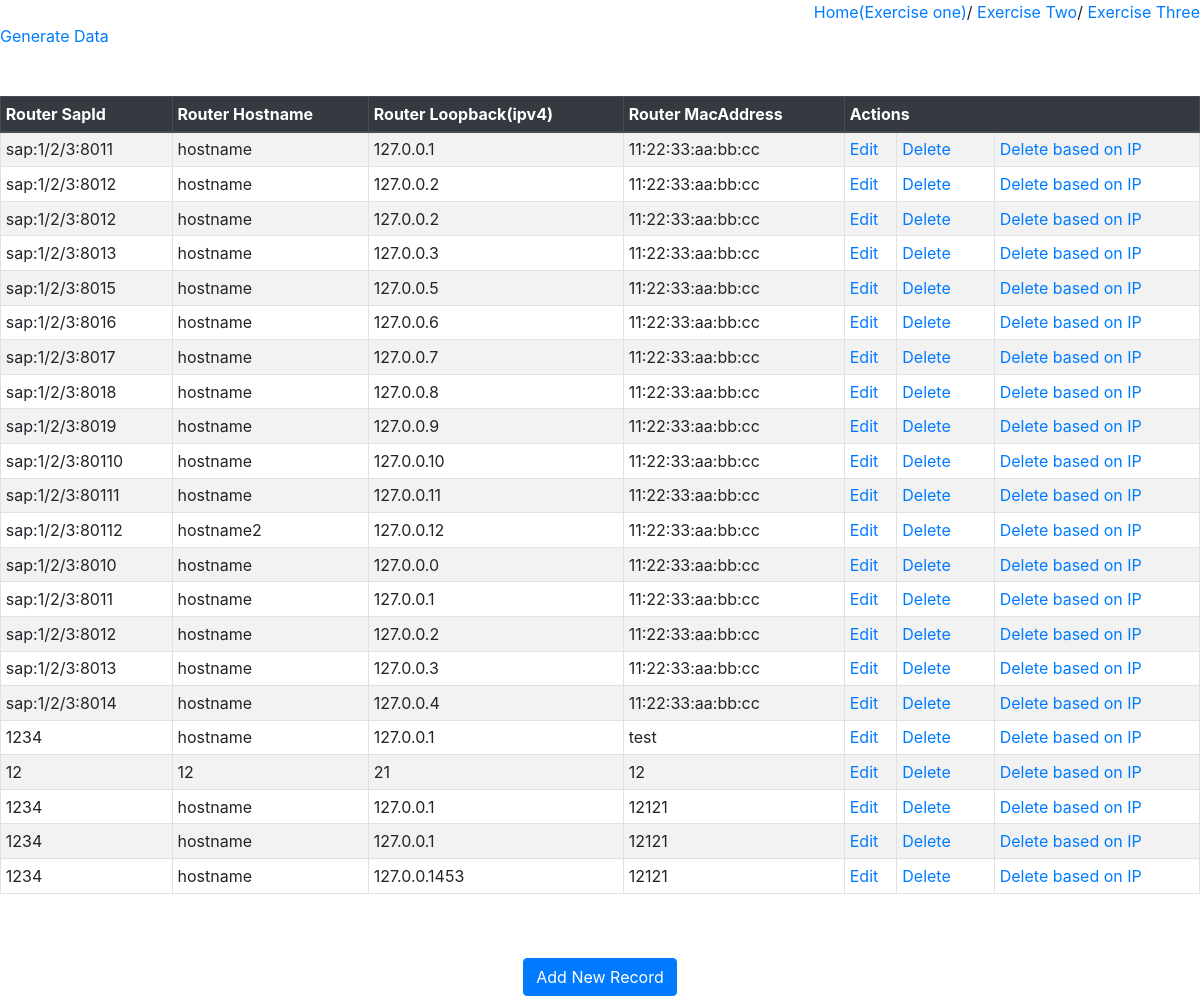
/show/, run on an earlier commit of the app's database.
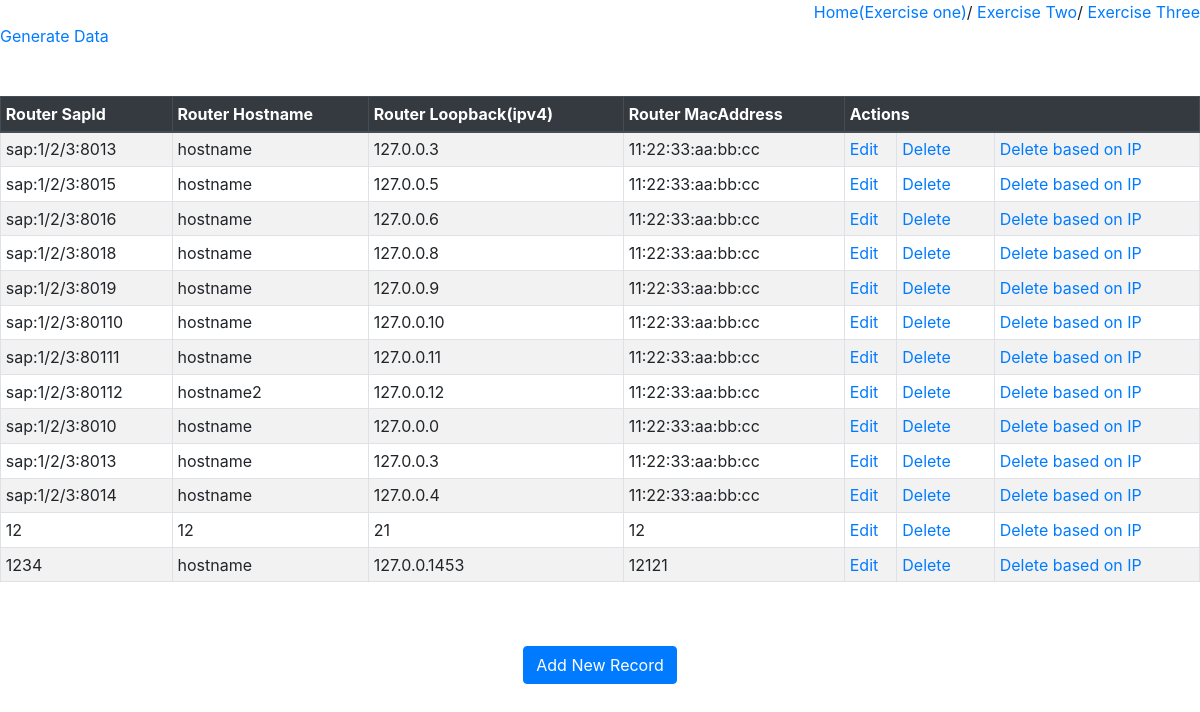
And on a later commit of the database.
### exerciseone/models.py (models this page shows)
class Router(models.Model):
    sapid = models.CharField(max_length=18)# iesSap sap:1/2/3:801
    hostname = models.CharField(max_length=14)# cisco2501
    loopback = models.CharField(max_length=15) # ipv4 127.0.0.1
    macaddress = models.CharField(max_length=17) # 00:11:22:aa:bb:cc
    is_deleted = models.IntegerField(default=0)

### exerciseone/views.py (the view)
# urls.py: path('show/', views.show),
def show(request):
    router = Router.objects.filter(is_deleted=0)
    print(router)
    return render(request,"exerciseone/show.html",{'router':router})

### exerciseone/templates/exerciseone/show.html (shortened to what this page needs)
<!DOCTYPE html>
<html lang="en">
<head>
    <link rel="stylesheet" href="https://stackpath.bootstrapcdn.com/bootstrap/4.5.0/css/bootstrap.min.css">
</head>
<body>
    <div style="float:right">
        <a href="/">Home(Exercise one)</a>/
        <a href="/two/">Exercise Two</a>/
        <a href="/three/">Exercise Three</a>
    </div>
    <div style="clear:both">
        <a href="/generatedata">Generate Data</a>
    </div>
    <br/><br/>
<table class="table table-striped table-bordered table-sm">
    <thead class="thead-dark">
    <tr>
        <th>Router SapId</th>
        <th>Router Hostname</th>
        <th>Router Loopback(ipv4)</th>
        <th>Router MacAddress</th>
        <th colspan="3">Actions</th>
    </tr>
    </thead>
    <tbody>
{% for rout in router %}
    <tr>
        <td>{{ rout.sapid }}</td>
        <td>{{ rout.hostname }}</td>
        <td>{{ rout.loopback }}</td>
        <td>{{ rout.macaddress }}</td>
        <td>
            <a href="/edit/{{ rout.id }}"><span class="glyphicon glyphicon-pencil" >Edit</span></a></td>
           <td> <a href="/delete/{{ rout.id }}">Delete</a>&nbsp;&nbsp;&nbsp;</td>
          <td>  <a href="/deleteip/{{ rout.loopback }}">Delete based on IP</a>
        </td>
    </tr>
{% endfor %}
    </tbody>
</table>
<br>
<br>
<center><a href="/router" class="btn btn-primary">Add New Record</a></center>
</body>
</html>

What changed in the data, as far as the page shows it:
no longer on this page (row edited): Router: sapid "sap:1/2/3:8011", hostname "hostname", loopback "127.0.0.1", macaddress "11:22:33:aa:bb:cc"
no longer on this page (row edited): Router: sapid "sap:1/2/3:8012", hostname "hostname", loopback "127.0.0.2", macaddress "11:22:33:aa:bb:cc"
no longer on this page (row edited): Router: sapid "sap:1/2/3:8012", hostname "hostname", loopback "127.0.0.2", macaddress "11:22:33:aa:bb:cc"
no longer on this page (row edited): Router: sapid "sap:1/2/3:8017", hostname "hostname", loopback "127.0.0.7", macaddress "11:22:33:aa:bb:cc"
no longer on this page (row edited): Router: sapid "sap:1/2/3:8011", hostname "hostname", loopback "127.0.0.1", macaddress "11:22:33:aa:bb:cc"
no longer on this page (row edited): Router: sapid "sap:1/2/3:8012", hostname "hostname", loopback "127.0.0.2", macaddress "11:22:33:aa:bb:cc"
no longer on this page (row edited): Router: sapid "1234", hostname "hostname", loopback "127.0.0.1", macaddress "test"
no longer on this page (row edited): Router: sapid "1234", hostname "hostname", loopback "127.0.0.1", macaddress "12121"
no longer on this page (row edited): Router: sapid "1234", hostname "hostname", loopback "127.0.0.1", macaddress "12121"
